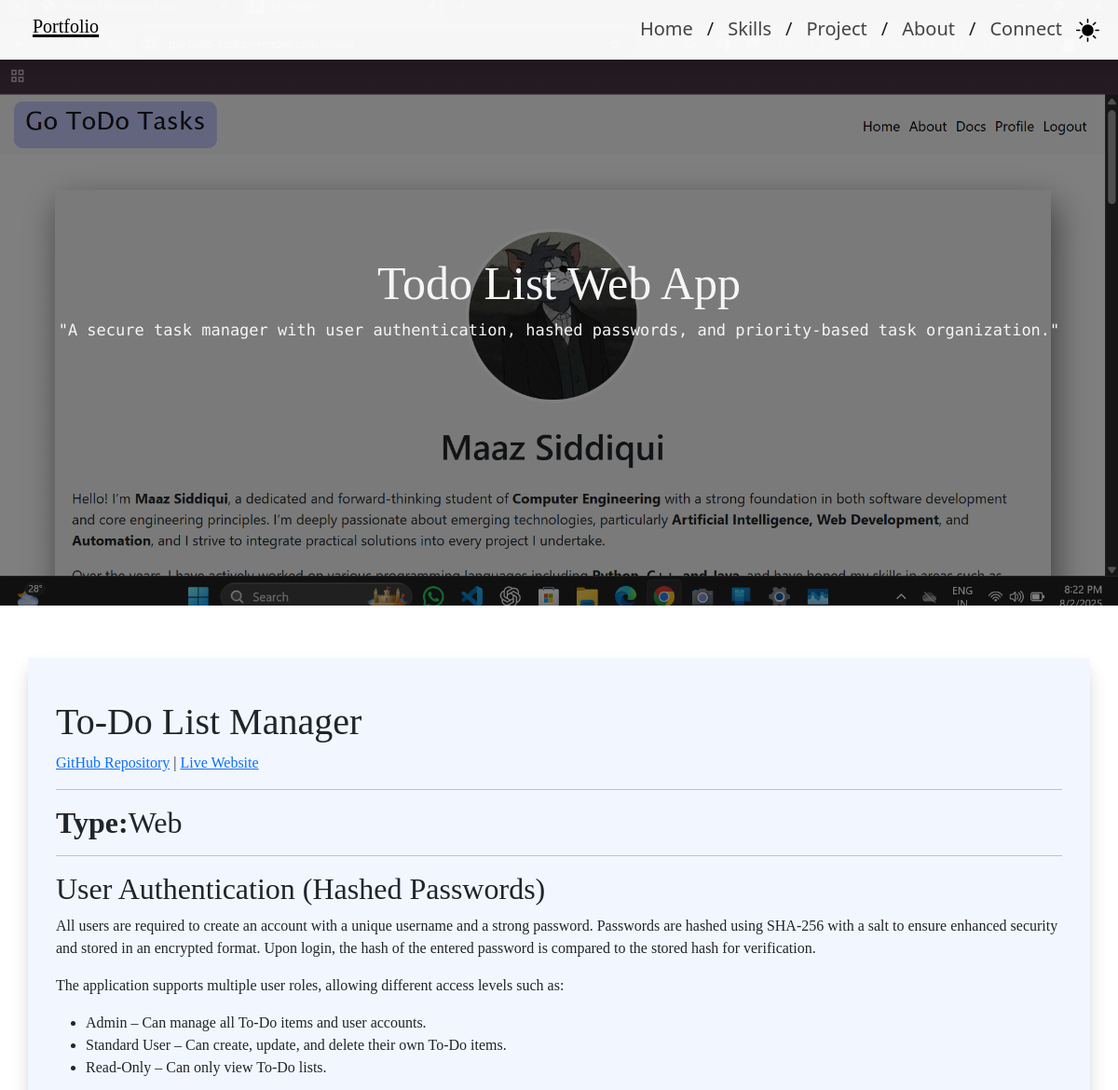
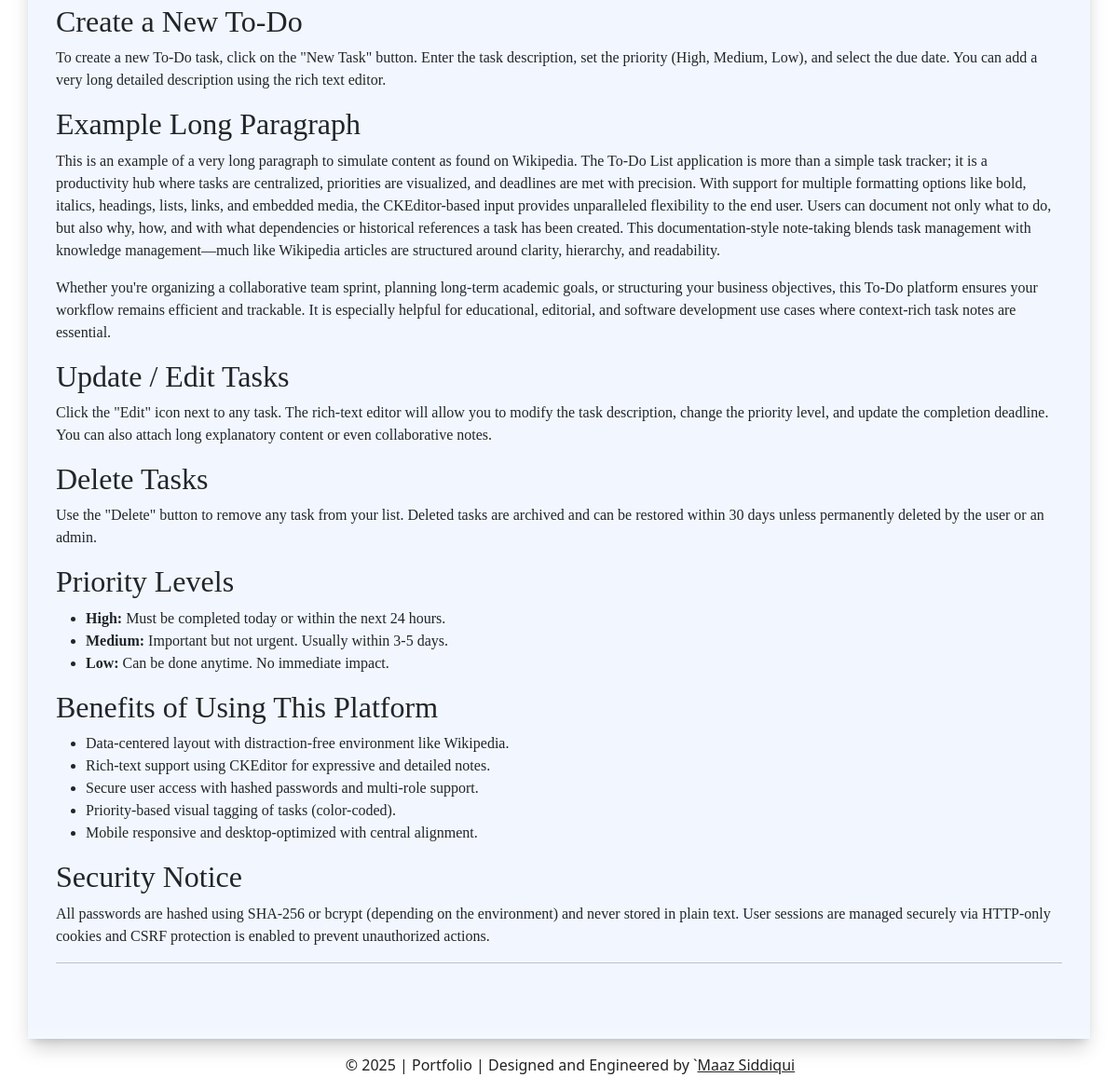
Page /maaz-project/1 on the committed database (2 pictures, top to bottom).
### app.py (models this page shows, shortened)
class PROJECT_POSTS(db.Model):
    __tablename__ = 'PROJECTS'
    id = db.Column(db.Integer, primary_key=True)
    title = db.Column(db.String, unique=True)
    s_description = db.Column(db.String, nullable=False)
    img = db.Column(db.String, nullable=False)
    body = db.Column(db.String, nullable=False)

### app.py (the view)
@app.route(f"/maaz-project/<id>")
def maaz_project(id):
    print('+=========================================REACHED View Project=========================================+')
    post = PROJECT_POSTS.query.filter_by(id=int(id)).first()
    if not post:
        return render_template('error.html'), 404
    return render_template("specific-project.html", post=post)

### templates/specific-project.html (shortened to what this page needs)
<!DOCTYPE html>
<html lang="en">
<head>
  <link href="https://cdn.jsdelivr.net/npm/bootstrap@5.3.7/dist/css/bootstrap.min.css" rel="stylesheet"
>
  <link rel="stylesheet" href="{{ url_for('static', filename='style.css') }}" />
</head>
<body>
  <div class="container">
    <header class="d-flex navdarkmode flex-wrap justify-content-center py-3 mb-4 fixed-top "
      >
      <a href="/"
        class="d-flex align-items-center mb-3 mb-md-0 me-md-auto nav-link-header link-body-emphasis text-decoration-none">
        <h5><span style="font-family:Rubik bold ;text-decoration: underline; text-decoration-thickness: 3px; text-decoration-color: black;">Portfolio</span></h5>
        <p class="nav nav-pills">
          <a href="#home" class="nav-link-header footerdarkmode active-link" aria-current="page">Home</a> /
          <a href="#skills" class="nav-link-header footerdarkmode active-link">Skills</a> /
          <a href="#projects" class="nav-link-header footerdarkmode active-link">Project</a> /
          <a href="#about" class="nav-link-header footerdarkmode active-link">About</a> /
          <a href="#connect" class="nav-link-header footerdarkmode active-link">Connect</a>
        </p>
      <div style="cursor:pointer">
        </div>
    </header>
  </div>
  <div class="project-bg ">
    <p class="para" style="font-family: Roboto Mono;font-size: 17px;">
      <span style="font-size: 50px; font-family: Rubik bold">{{post.title}}</span><br />{{post.s_description}}
    </p>
  </div>
  <br />
  <div class="c container darkmode ">{{ post.body|safe }}</div>
  <footer class="py-3 footerdarkmode"
    style="display: flex; justify-content: center; align-items: center; flex-direction: column; text-align: center;">
    <p class="col-md-5 ms-4 mb-0 ">© 2025 | Portfolio | Designed and Engineered by `<u>Maaz Siddiqui</u></p>
  </footer>
</body>
</html>

### static/style.css (style rules this page uses)
.darkmodelogo { width: 25px; height: 25px; transition: transform 0.5s ease-in-out; color: #000; }
.navdarkmode { box-shadow: 0 0 11px 5px rgba(0, 0, 0, 0.163); color: #222222; background-color: rgba(255, 255, 255, 0.966); }
.footerdarkmode { color: #222222; background-color: rgba(255, 255, 255, 0); }
.darkmode { background-color: #f8f9fa; box-shadow: 0 12px 20px -3px rgba(0, 0, 0, 0.18), 0 6px 8px -4px rgba(0, 0, 0, 0.12); }
header { box-shadow: 0 0 11px 5px rgba(255, 255, 255, 0.163); }
footer { box-shadow: 0 0 11px 5px rgba(255, 255, 255, 0.163); }
html, body { overflow-x: hidden; }

### rows in the picture
PROJECT_POSTS: title "Todo List Web App", s_description "\"A secure task manager with user authentication, hashed passwords, and priority-based task organization.\"", body "To-Do List Manager GitHub Repository | Live Website Type: Web User Authentication (Hashed Passwords) All users are required to create an account with a unique username and a strong password. Passwords are hashed using SHA-256 with a salt to ensure enhanced security and stored in an encrypted format. Upon login, the hash of the entered password is compared to the stored hash for verification. The application supports multiple user roles, allowing different access levels such as: Admin – Can manage all To-Do items and user accounts. Standard User – Can create, update, and delete their own To-Do items. Read-Only – Can only view To-Do lists. Create a New To-Do To create a new To-Do task, click…"
